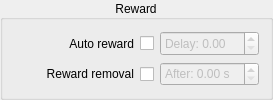
                    <widget class="QGroupBox" name="groupBox_8">
                     <property name="sizePolicy">
                      <sizepolicy hsizetype="Preferred" vsizetype="Expanding">
                       <horstretch>0</horstretch>
                       <verstretch>0</verstretch>
                      </sizepolicy>
                     </property>
                     <property name="minimumSize">
                      <size>
                       <width>0</width>
                       <height>0</height>
                      </size>
                     </property>
                     <property name="title">
                      <string>Reward</string>
                     </property>
                     <property name="alignment">
                      <set>Qt::AlignCenter</set>
                     </property>
                     <layout class="QVBoxLayout" name="verticalLayout_11">
                      <item>
                       <layout class="QGridLayout" name="gridLayout_13">
                        <item row="0" column="1">
                         <layout class="QHBoxLayout" name="horizontalLayout_5">
                          <item>
                           <widget class="QCheckBox" name="autoReward_CheckBox">
                            <property name="sizePolicy">
                             <sizepolicy hsizetype="Minimum" vsizetype="Preferred">
                              <horstretch>0</horstretch>
                              <verstretch>0</verstretch>
                             </sizepolicy>
                            </property>
                            <property name="minimumSize">
                             <size>
                              <width>0</width>
                              <height>0</height>
                             </size>
                            </property>
                            <property name="focusPolicy">
                             <enum>Qt::StrongFocus</enum>
                            </property>
                            <property name="text">
                             <string/>
                            </property>
                           </widget>
                          </item>
                          <item>
                           <widget class="QDoubleSpinBox" name="autoRewardDelay_SpinBox">
                            <property name="enabled">
                             <bool>false</bool>
                            </property>
                            <property name="sizePolicy">
                             <sizepolicy hsizetype="Expanding" vsizetype="Preferred">
                              <horstretch>0</horstretch>
                              <verstretch>0</verstretch>
                             </sizepolicy>
                            </property>
                            <property name="minimumSize">
                             <size>
                              <width>0</width>
                              <height>0</height>
                             </size>
                            </property>
                            <property name="focusPolicy">
                             <enum>Qt::StrongFocus</enum>
                            </property>
                            <property name="prefix">
                             <string>Delay: </string>
                            </property>
                            <property name="singleStep">
                             <double>0.100000000000000</double>
                            </property>
                           </widget>
                          </item>
                         </layout>
                        </item>
                        <item row="2" column="0">
                         <widget class="QLabel" name="label_16">
                          <property name="sizePolicy">
                           <sizepolicy hsizetype="Fixed" vsizetype="Preferred">
                            <horstretch>0</horstretch>
                            <verstretch>0</verstretch>
                           </sizepolicy>
                          </property>
                          <property name="minimumSize">
                           <size>
                            <width>120</width>
                            <height>0</height>
                           </size>
                          </property>
                          <property name="text">
                           <string>Reward removal</string>
                          </property>
                          <property name="alignment">
                           <set>Qt::AlignRight|Qt::AlignTrailing|Qt::AlignVCenter</set>
                          </property>
                         </widget>
                        </item>
                        <item row="2" column="1">
                         <layout class="QHBoxLayout" name="horizontalLayout_8">
                          <item>
                           <widget class="QCheckBox" name="rewardRemoval_checkBox">
                            <property name="sizePolicy">
                             <sizepolicy hsizetype="Minimum" vsizetype="Preferred">
                              <horstretch>0</horstretch>
                              <verstretch>0</verstretch>
                             </sizepolicy>
                            </property>
                            <property name="minimumSize">
                             <size>
                              <width>0</width>
                              <height>0</height>
                             </size>
                            </property>
                            <property name="text">
                             <string/>
                            </property>
                           </widget>
                          </item>
                          <item>
                           <widget class="QDoubleSpinBox" name="rewardRemovalDelay_SpinBox">
                            <property name="enabled">
                             <bool>false</bool>
                            </property>
                            <property name="sizePolicy">
                             <sizepolicy hsizetype="Expanding" vsizetype="Preferred">
                              <horstretch>0</horstretch>
                              <verstretch>0</verstretch>
                             </sizepolicy>
                            </property>
                            <property name="minimumSize">
                             <size>
                              <width>0</width>
                              <height>0</height>
                             </size>
                            </property>
                            <property name="prefix">
                             <string>After: </string>
                            </property>
                            <property name="suffix">
                             <string> s</string>
                            </property>
                            <property name="decimals">
                             <number>2</number>
                            </property>
                            <property name="singleStep">
                             <double>0.100000000000000</double>
                            </property>
                           </widget>
                          </item>
                         </layout>
                        </item>
                        <item row="0" column="0">
                         <widget class="QLabel" name="label_7">
                          <property name="sizePolicy">
                           <sizepolicy hsizetype="Fixed" vsizetype="Preferred">
                            <horstretch>0</horstretch>
                            <verstretch>0</verstretch>
                           </sizepolicy>
                          </property>
                          <property name="minimumSize">
                           <size>
                            <width>120</width>
                            <height>0</height>
                           </size>
                          </property>
                          <property name="text">
                           <string>Auto reward</string>
                          </property>
                          <property name="alignment">
                           <set>Qt::AlignRight|Qt::AlignTrailing|Qt::AlignVCenter</set>
                          </property>
                         </widget>
                        </item>
                       </layout>
                      </item>
                     </layout>
                    </widget>
